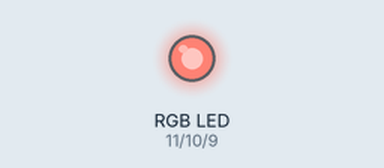
Recording of a sketch running on a simulated Arduino Uno, built with avr-gcc and run on an emulated ATmega328P. Parts: an RGB LED mixed from three pins (HIGH = lit).

Above: at 0.1 s.
Timing chart, 0 to 1.6 s (numbered marks = the images above):
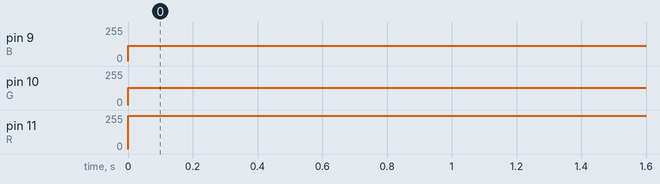

The sketch:

1._RGB_Color_Selector.ino
```cpp
/* This code is for controlling an RGB LED using Pulse Width Modulation (PWM).
The purpose of this code is to set specific PWM values for the R,G,and B pins which will determine the particular brightness of each (RGB) color,
thus resulting a specific mixed color produced by the RGB LED.*/

int R = 11;  // Red LED pin is connected to PWM pin 11
int G = 10;  // Green LED is connected to PWM pin 10
int B = 9;   // Blue LED is connected to PWM pin 9
void setup() {

  pinMode(R, OUTPUT); //initialize the red LED pin (11) as an OUTPUT.
  pinMode(G, OUTPUT); //initialize the green LED pin (10) as an OUTPUT.
  pinMode(B, OUTPUT); //initialize the blue LED pin (9) as an OUTPUT.
}

void loop() {
  // control the RGB LED colors through analogWrite / PWM function. (0 to 255 range, where 0 is off and 255 is full brightness).
  analogWrite(R, 250);  // Set the red LED's brightness by sending a PWM signal of 250
  analogWrite(G, 128);  // Set the green LED's brightness by sending a PWM signal of 128
  analogWrite(B, 114);  // Set the blue LED's brightness by sending a PWM signal of 114

  // The specific combination values are set to produce a specific "Salmon Pink" color.
  // The values were determined through an online RGB colour finder.
}
```

Measured:
- by itself, pin 9 (B): 0/255 → 114/255 at 0.00 s
- by itself, pin 10 (G): 0/255 → 128/255 at 0.00 s
- by itself, pin 11 (R): 0/255 → 250/255 at 0.00 s
